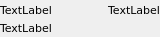
<?xml version="1.0" encoding="UTF-8"?>
<ui version="4.0">
 <class>ReadOnlyValueUi</class>
 <widget class="QWidget" name="ReadOnlyValueUi">
  <property name="geometry">
   <rect>
    <x>0</x>
    <y>0</y>
    <width>160</width>
    <height>37</height>
   </rect>
  </property>
  <property name="sizePolicy">
   <sizepolicy hsizetype="Expanding" vsizetype="Fixed">
    <horstretch>0</horstretch>
    <verstretch>0</verstretch>
   </sizepolicy>
  </property>
  <property name="windowTitle">
   <string>Form</string>
  </property>
  <layout class="QVBoxLayout" name="verticalLayout">
   <property name="spacing">
    <number>0</number>
   </property>
   <property name="leftMargin">
    <number>0</number>
   </property>
   <property name="topMargin">
    <number>0</number>
   </property>
   <property name="rightMargin">
    <number>0</number>
   </property>
   <property name="bottomMargin">
    <number>0</number>
   </property>
   <item>
    <layout class="QHBoxLayout" name="horizontalLayout">
     <property name="spacing">
      <number>0</number>
     </property>
     <property name="topMargin">
      <number>0</number>
     </property>
     <item>
      <widget class="QLabel" name="topLeft">
       <property name="sizePolicy">
        <sizepolicy hsizetype="Expanding" vsizetype="Preferred">
         <horstretch>0</horstretch>
         <verstretch>0</verstretch>
        </sizepolicy>
       </property>
       <property name="font">
        <font>
         <family>DejaVu Sans</family>
         <pointsize>8</pointsize>
         <weight>50</weight>
         <bold>false</bold>
        </font>
       </property>
       <property name="styleSheet">
        <string notr="true"/>
       </property>
       <property name="text">
        <string>TextLabel</string>
       </property>
      </widget>
     </item>
     <item>
      <widget class="QLabel" name="topRight">
       <property name="sizePolicy">
        <sizepolicy hsizetype="Expanding" vsizetype="Preferred">
         <horstretch>0</horstretch>
         <verstretch>0</verstretch>
        </sizepolicy>
       </property>
       <property name="font">
        <font>
         <family>DejaVu Sans</family>
         <pointsize>8</pointsize>
        </font>
       </property>
       <property name="styleSheet">
        <string notr="true"/>
       </property>
       <property name="text">
        <string>TextLabel</string>
       </property>
       <property name="alignment">
        <set>Qt::AlignRight|Qt::AlignTrailing|Qt::AlignVCenter</set>
       </property>
      </widget>
     </item>
    </layout>
   </item>
   <item>
    <widget class="QLabel" name="bot">
     <property name="font">
      <font>
       <family>DejaVu Sans</family>
       <pointsize>8</pointsize>
      </font>
     </property>
     <property name="text">
      <string>TextLabel</string>
     </property>
    </widget>
   </item>
  </layout>
 </widget>
 <resources/>
 <connections/>
</ui>
